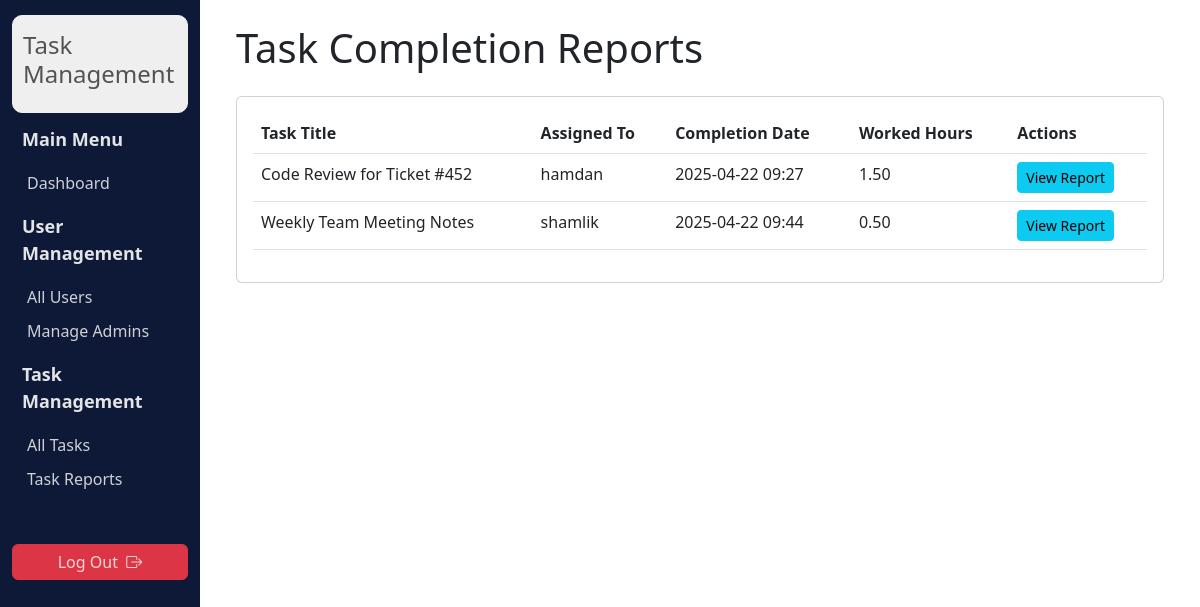
Screenshot of /admin_panel/task-reports/ (signed in) with the database file from the repository.
### tasks/models.py (models this page shows, shortened)
class Task(models.Model):
    STATUS_PENDING = 'pending'
    STATUS_IN_PROGRESS = 'in_progress'
    STATUS_COMPLETED = 'completed'
    STATUS_CHOICES = [
        (STATUS_PENDING, 'Pending'),
        (STATUS_IN_PROGRESS, 'In Progress'),
        (STATUS_COMPLETED, 'Completed'),
    ]
    title = models.CharField(max_length=200)
    description = models.TextField()
    assigned_to = models.ForeignKey(User, on_delete=models.CASCADE, related_name='assigned_tasks')
    created_by = models.ForeignKey(User, on_delete=models.CASCADE, related_name='created_tasks')
    due_date = models.DateTimeField()
    status = models.CharField(max_length=20, choices=STATUS_CHOICES, default=STATUS_PENDING)
    completion_report = models.TextField(blank=True, null=True)
    worked_hours = models.DecimalField(max_digits=6, decimal_places=2, null=True, blank=True)
    created_at = models.DateTimeField(auto_now_add=True)
    updated_at = models.DateTimeField(auto_now=True)

### users/models.py (models this page shows, shortened)
class User(AbstractUser):
    USER = 'user'
    ADMIN = 'admin'
    SUPER_ADMIN = 'superadmin'
    ROLE_CHOICES = [
        (USER, 'User'),
        (ADMIN, 'Admin'),
        (SUPER_ADMIN, 'Super Admin'),
    ]
    email = models.EmailField(unique=True)
    role = models.CharField(max_length=20, choices=ROLE_CHOICES, default=USER)
    admin = models.ForeignKey('self', on_delete=models.SET_NULL, null=True, blank=True, related_name='users')
    objects = UserManager()

### admin_panel/views.py (the view)
# urls.py: path('task-reports/', admin_views.admin_task_reports, name='admin_task_reports'),
@login_required
@admin_required
def admin_task_reports(request):
    if request.user.role == User.SUPER_ADMIN:
        completed_tasks = Task.objects.filter(status=Task.STATUS_COMPLETED).select_related('assigned_to')
    else:  # Admin
        completed_tasks = Task.objects.filter(
            status=Task.STATUS_COMPLETED,
            assigned_to__admin=request.user
        ).select_related('assigned_to')
    context = {
        'completed_tasks': completed_tasks,
    }
    return render(request, 'admin_panel/task_reports.html', context)

### admin_panel/views.py (called while the page is built)
def admin_required(view_func):
    @wraps(view_func)
    def _wrapped_view(request, *args, **kwargs):
        if not hasattr(request.user, 'role') or (request.user.role != User.ADMIN and request.user.role != User.SUPER_ADMIN):
            return HttpResponseForbidden("You don't have permission to access this page")
        return view_func(request, *args, **kwargs)
    return _wrapped_view

### templates/admin_panel/task_reports.html (shortened to what this page needs)
{% extends 'admin_panel/base.html' %}
{% block content %}
<h1 class="mb-4">Task Completion Reports</h1>
<div class="card">
    <div class="card-body">
        <table class="table">
            <thead>
                <tr>
                    <th>Task Title</th>
                    <th>Assigned To</th>
                    <th>Completion Date</th>
                    <th>Worked Hours</th>
                    <th>Actions</th>
                </tr>
            </thead>
            <tbody>
                {% for task in completed_tasks %}
                <tr>
                    <td>{{ task.title }}</td>
                    <td>{{ task.assigned_to.username }}</td>
                    <td>{{ task.updated_at|date:"Y-m-d H:i" }}</td>
                    <td>{{ task.worked_hours }}</td>
                    <td>
                        <button class="btn btn-sm btn-info" data-bs-toggle="modal" data-bs-target="#viewReportModal{{ task.id }}">View Report</button>
                    </td>
                </tr>
                {% empty %}
                <tr>
                    <td colspan="5" class="text-center">No completed tasks found</td>
                </tr>
                {% endfor %}
            </tbody>
        </table>
    </div>
</div>
{% endblock %}

### rows the page displays
Task: title "Code Review for Ticket #452", assigned_to.username "hamdan", updated_at "2025-04-22 09:27", worked_hours "1.50"
Task: title "Weekly Team Meeting Notes", assigned_to.username "shamlik", updated_at "2025-04-22 09:44", worked_hours "0.50"
